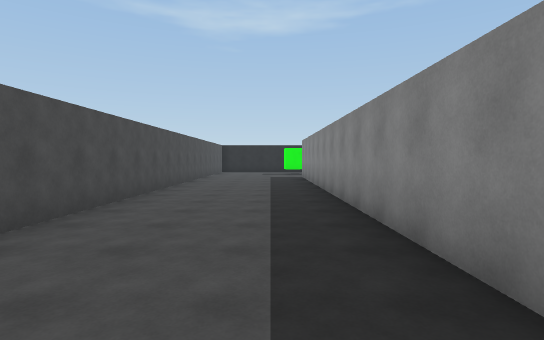
view 1 (above)

21 first-person views from a walk through a Unity game level. The camera is 1.5 m above the floor, tilts 2° down and sees 80° across. The floor is counted in squares, 2 m on a side. Each view is taken from the middle of a square. On the plan, view 1 faces up. The plan holds only what a view shows up to about 11 squares ahead; the rest is blank. The place goes on beyond the plan. The player character is not drawn.

view 2
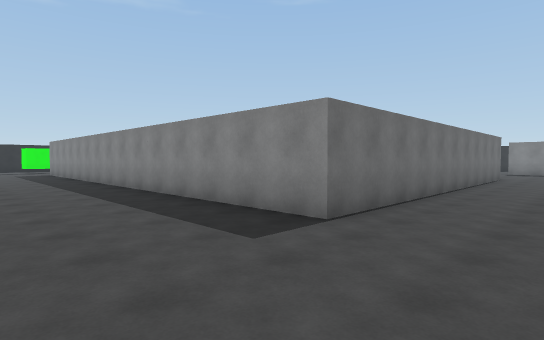

view 3
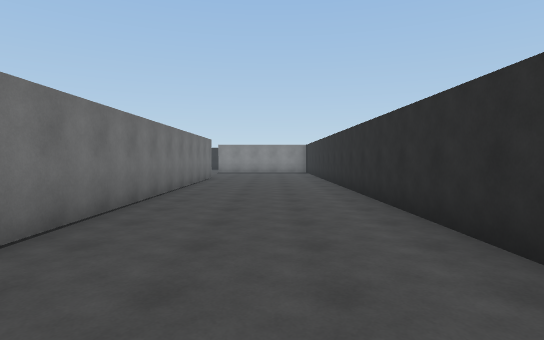

view 4
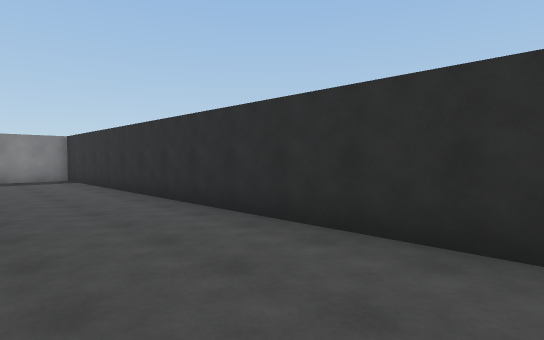

view 5
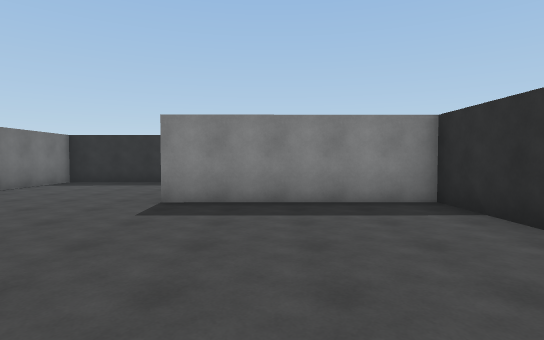

view 6
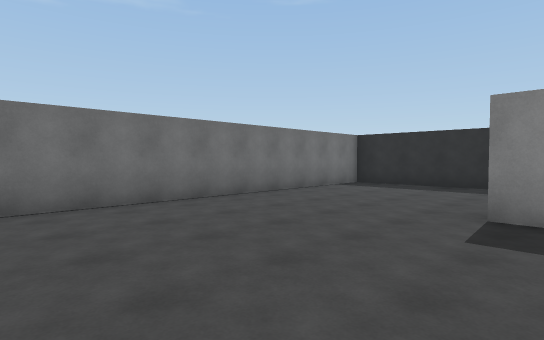

view 7
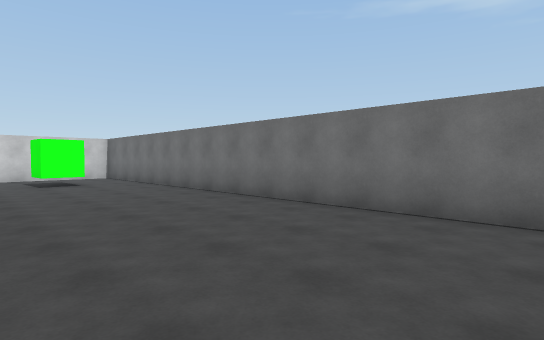

view 8
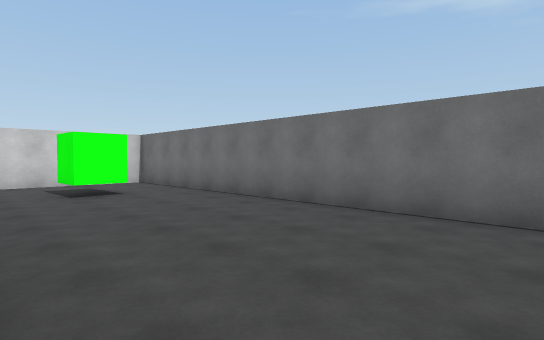

view 9
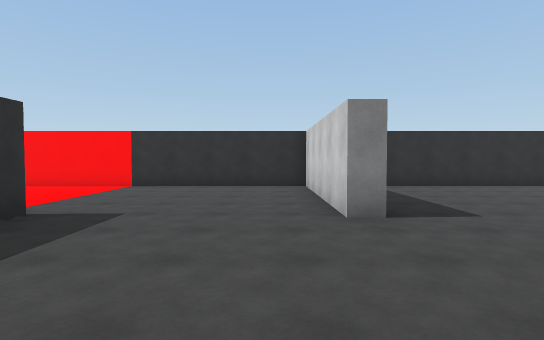

view 10
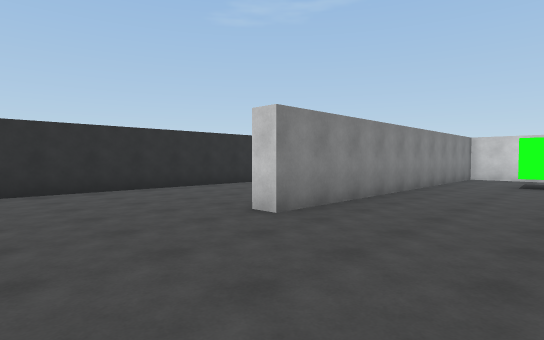

view 11
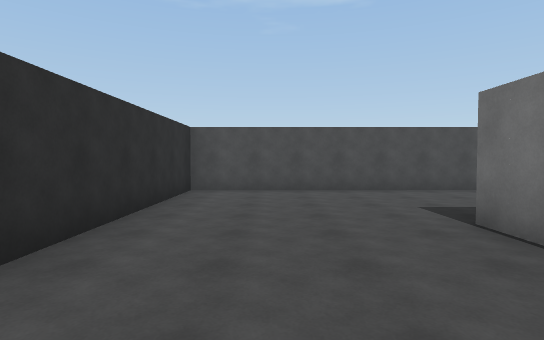

view 12
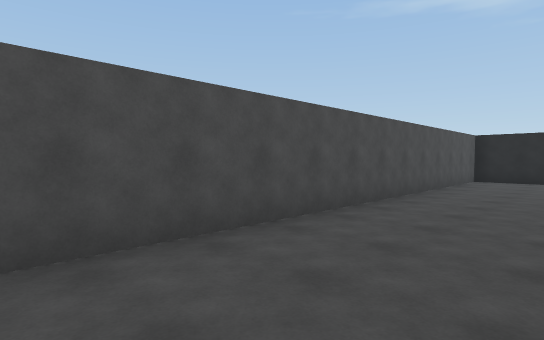

view 13
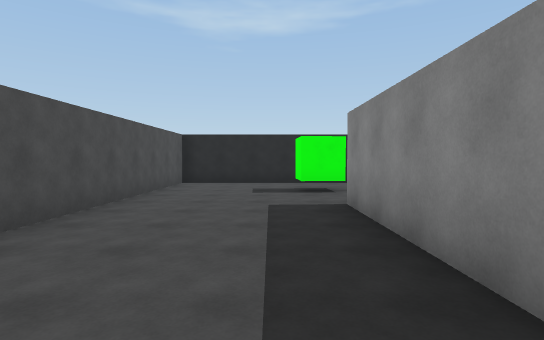

view 14
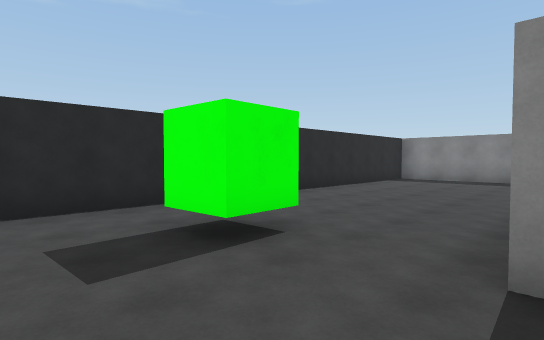

view 15
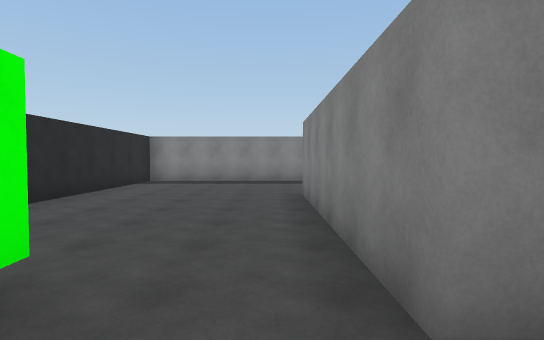

view 16
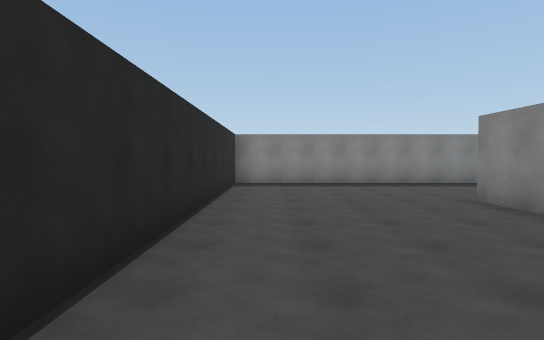

view 17
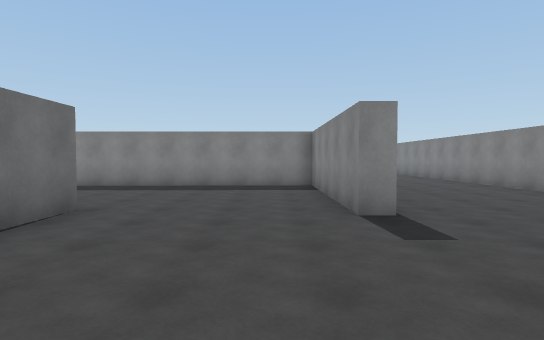

view 18
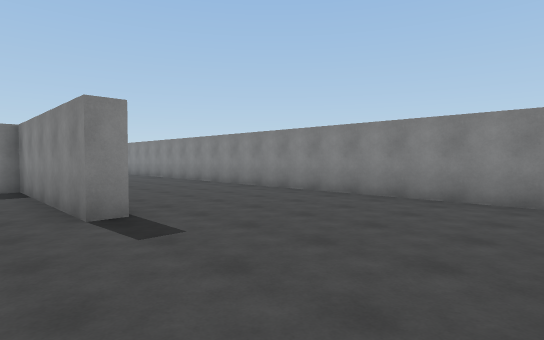

view 19
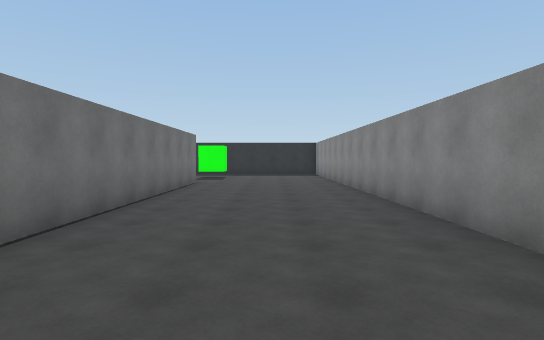

view 20
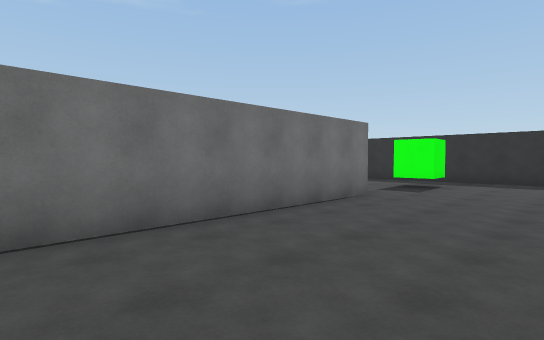

view 21
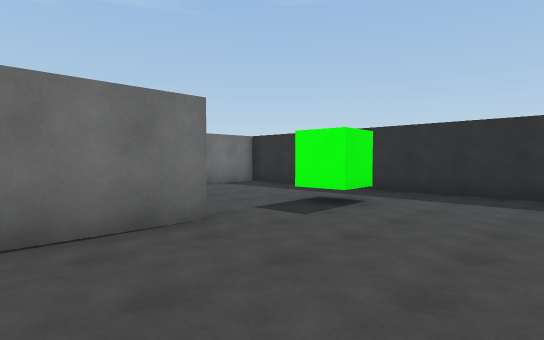

### Floor plan
Points are (right, up) in squares from view 1. A wall is a line through its corners. A room is listed if a view was taken in it or the views show most of it. See-through windows are left out.
Room 1 (views 1, 2, 3, 4, 5, 6, 7, 8, 9, 10, 11, 12, 13, 14, 15, 16, 17, 18, 19, 20, 21)
walls: (6.3, 8.3) (6.3, 8.9) (11, 8.9) (11, 18.1) (-2.8, 18.1) (-2.7, 3.1); (16.3, 8.4) (8.7, 8.4); (6.8, 12.9) (5.3, 12.9); (11.1, -1.6) (1.3, -1.7) (1.2, 13.3) (6.8, 13.4); (2.5, 3.8) (17, 3.9); (1.8, 1.1) (1.8, -0.4); (2.6, -1.2) (11.8, -1.1) (11.8, -1.7); (21.3, 5.6) (21.3, 8.9); (21.3, 11.2) (21.2, 13.2) (19.4, 13.2); (21.3, -1.4) (21.3, 3.4) (1.8, 3.3); (-2.7, 0.9) (-2.7, -5.9) (16.6, -5.8) (16.5, -1.1) (17, -1.1) (17.1, -5.8) (23.5, -5.8)
objects: green cube (1, 16); green cube (4, 1) to (5, 1); green cube (19, 8)

Positions as (right, up) in squares from view 1, and headings:
1: (0, 0), facing up
2: (-2, -4), facing up-right
3: (-1, -4), facing right
4: (4, -3), facing down-right
5: (11, -3), facing right
6: (12, -2), facing up-right
7: (15, -1), facing up-left
8: (12, -1), facing up-left
9: (18, 3), facing down
10: (15, 2), facing down-left
11: (5, -4), facing left
12: (0, 6), facing up-left
13: (0, 8), facing up
14: (-1, 13), facing up-right
15: (0, 14), facing right
16: (1, 17), facing right
17: (2, 10), facing right
18: (2, 10), facing down-right
19: (6, 6), facing right
20: (10, 5), facing up-right
21: (14, 5), facing up-right
